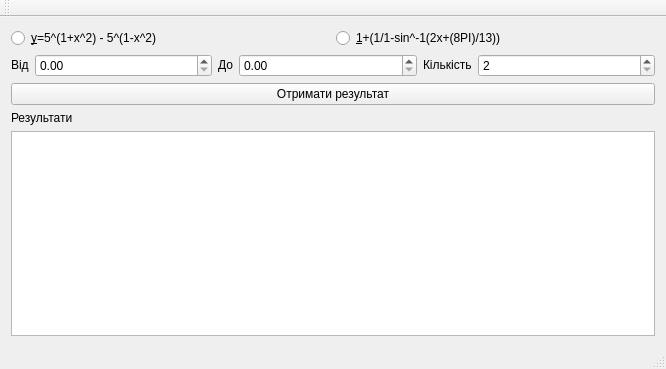
<?xml version="1.0" encoding="UTF-8"?>
<ui version="4.0">
 <class>MainWindow</class>
 <widget class="QMainWindow" name="MainWindow">
  <property name="geometry">
   <rect>
    <x>0</x>
    <y>0</y>
    <width>666</width>
    <height>369</height>
   </rect>
  </property>
  <property name="windowTitle">
   <string>Лабораторна робота №2. Дребезов Денис</string>
  </property>
  <widget class="QWidget" name="centralWidget">
   <layout class="QVBoxLayout" name="verticalLayout">
    <item>
     <layout class="QGridLayout" name="gridLayout_2">
      <property name="sizeConstraint">
       <enum>QLayout::SetFixedSize</enum>
      </property>
      <item row="0" column="0">
       <widget class="QRadioButton" name="radioButton">
        <property name="text">
         <string>&amp;y=5^(1+x^2) - 5^(1-x^2)</string>
        </property>
       </widget>
      </item>
      <item row="0" column="2">
       <widget class="QRadioButton" name="radioButton_2">
        <property name="text">
         <string>&amp;1+(1/1-sin^-1(2x+(8PI)/13))</string>
        </property>
       </widget>
      </item>
     </layout>
    </item>
    <item>
     <layout class="QHBoxLayout" name="horizontalLayout">
      <property name="sizeConstraint">
       <enum>QLayout::SetFixedSize</enum>
      </property>
      <item>
       <widget class="QLabel" name="label_2">
        <property name="sizePolicy">
         <sizepolicy hsizetype="Fixed" vsizetype="Fixed">
          <horstretch>0</horstretch>
          <verstretch>0</verstretch>
         </sizepolicy>
        </property>
        <property name="text">
         <string>Від</string>
        </property>
       </widget>
      </item>
      <item>
       <widget class="QDoubleSpinBox" name="doubleSpinBox_2">
        <property name="singleStep">
         <double>0.100000000000000</double>
        </property>
       </widget>
      </item>
      <item>
       <widget class="QLabel" name="label_3">
        <property name="sizePolicy">
         <sizepolicy hsizetype="Fixed" vsizetype="Fixed">
          <horstretch>0</horstretch>
          <verstretch>0</verstretch>
         </sizepolicy>
        </property>
        <property name="text">
         <string>До</string>
        </property>
       </widget>
      </item>
      <item>
       <widget class="QDoubleSpinBox" name="doubleSpinBox">
        <property name="sizePolicy">
         <sizepolicy hsizetype="Minimum" vsizetype="Fixed">
          <horstretch>0</horstretch>
          <verstretch>0</verstretch>
         </sizepolicy>
        </property>
        <property name="singleStep">
         <double>0.100000000000000</double>
        </property>
       </widget>
      </item>
      <item>
       <widget class="QLabel" name="label_4">
        <property name="sizePolicy">
         <sizepolicy hsizetype="Fixed" vsizetype="Fixed">
          <horstretch>0</horstretch>
          <verstretch>0</verstretch>
         </sizepolicy>
        </property>
        <property name="text">
         <string>Кількість</string>
        </property>
       </widget>
      </item>
      <item>
       <widget class="QSpinBox" name="spinBox">
        <property name="minimum">
         <number>2</number>
        </property>
       </widget>
      </item>
     </layout>
    </item>
    <item>
     <widget class="QPushButton" name="pushButton">
      <property name="text">
       <string>Отримати результат</string>
      </property>
     </widget>
    </item>
    <item>
     <widget class="QLabel" name="label">
      <property name="sizePolicy">
       <sizepolicy hsizetype="Fixed" vsizetype="Fixed">
        <horstretch>0</horstretch>
        <verstretch>0</verstretch>
       </sizepolicy>
      </property>
      <property name="text">
       <string>&lt;html&gt;&lt;head/&gt;&lt;body&gt;&lt;p&gt;Результати&lt;/p&gt;&lt;/body&gt;&lt;/html&gt;</string>
      </property>
     </widget>
    </item>
    <item>
     <widget class="QTableWidget" name="tableWidget"/>
    </item>
   </layout>
  </widget>
  <widget class="QMenuBar" name="menuBar">
   <property name="geometry">
    <rect>
     <x>0</x>
     <y>0</y>
     <width>666</width>
     <height>30</height>
    </rect>
   </property>
  </widget>
  <widget class="QToolBar" name="mainToolBar">
   <attribute name="toolBarArea">
    <enum>TopToolBarArea</enum>
   </attribute>
   <attribute name="toolBarBreak">
    <bool>false</bool>
   </attribute>
  </widget>
  <widget class="QStatusBar" name="statusBar"/>
 </widget>
 <layoutdefault spacing="6" margin="11"/>
 <resources/>
 <connections/>
</ui>
